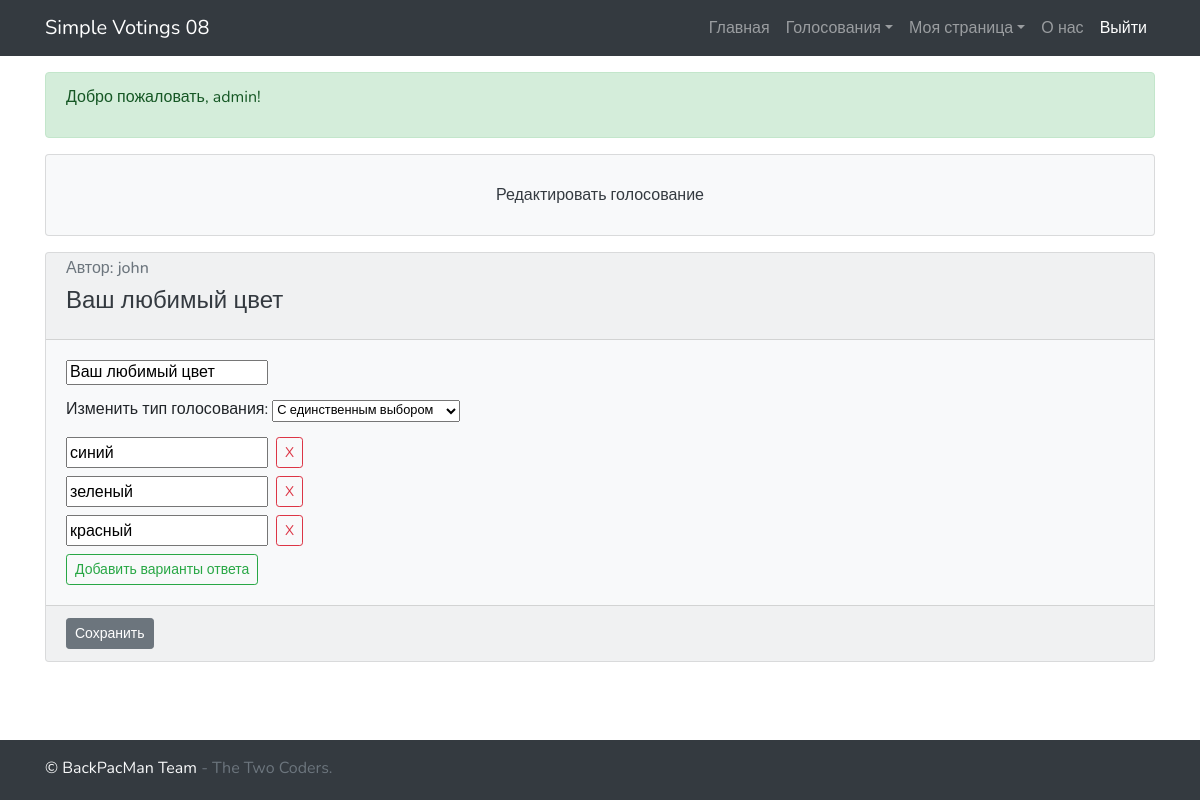
The page /edit/8/ (signed in) on the database as committed earlier.
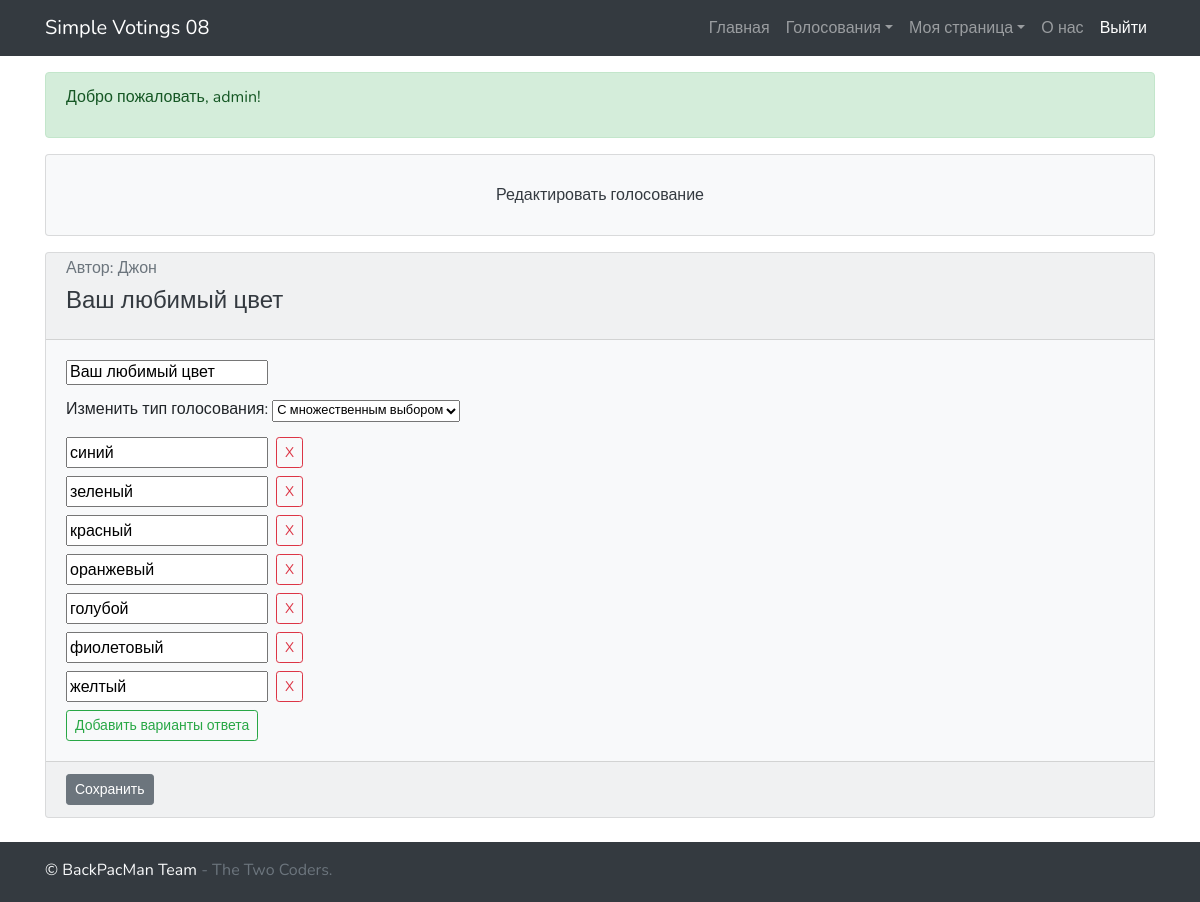
The same page on the database as committed later.
### main_app/models.py (models this page shows, shortened)
class Voting(models.Model):
    question = models.CharField(max_length=50)
    type = models.CharField(max_length=20, default='radio')  # radio, checkbox, text_input
    author = models.ForeignKey(get_user_model(), on_delete=models.CASCADE)
    def options(self):
        return Options.objects.filter(voting_id=self.id)
    def voting_view(self):
        return "/voting/" + str(self.id)

class Options(models.Model):
    voting = models.ForeignKey(to=Voting, on_delete=models.CASCADE)
    option = models.CharField(max_length=50)

### main_app/views.py (the view, shortened to what this page needs)
# urls.py: path('edit/<str:id>/', edit),
@login_required()
def edit(request, id):
    v = models.Voting.objects.get(id=id)
    context = {
        'voting': v,
        'pagetitle': 'Редактировать голосование',
        'menu': get_menu_context(request),
        'user': request.user,
        'main_message': 'Редактировать голосование',
        'auth_msg': greeting(request),
        'result': '',
        'id': id,
        'voting_types': voting_types(v.type)
    }
    return render(request, 'edit.html', context)

### main_app/views.py (called while the page is built)
def get_menu_context(request):
    menu_login = []
    if request.user.is_authenticated:
        menu_login.append({'url': '/logout/', 'name': 'Выйти'})
    else:
        menu_login += [{'url': '/signup/', 'name': 'Регистрация'},
                       {'url': '/login/', 'name': 'Войти'}]
    menu = [
        menu_login,
        {'url': '/', 'name': 'Главная'},
        {'url': '', 'name': 'Голосования',
         'dropdown': [
             {'url': '/home/', 'name': 'Просмотреть все'},
             {'url': '/create/', 'name': 'Создать'},
         ]},
        {'url': '/', 'name': 'Моя страница',
         'dropdown': [
             {'url': '/profile/' + str(request.user.id), 'name': 'Профиль'},
             {'url': '/edit_profile/', 'name': 'Редактировать'},
         ]},
        {'url': '/about/', 'name': 'О нас'},
    ]
    return menu

### main_app/templates/edit.html (shortened to what this page needs)
{% extends 'basic.html' %}
{% block main %}
{% block custom_js %}
{% load static %}
{% endblock %}
<div class="mb-4">
    {% include 'forms/edit.html' with action='#' %}
</div>
{% endblock %}

### main_app/templates/forms/edit.html (shortened to what this page needs)
{% extends 'forms/voting_basic.html' %}
{% block before %}
<h6 class="card-title"><input type="text" name="title" value="{{voting.question}}"></h6>
{% endblock %}
{% block main %}
<div class="my-2">
    <label>Изменить тип голосования:</label>
    <select id="myList" name="voting_type" class="small">
        {% for type in voting_types %}
        <option value="{{type.type}}">{{type.value}}</option>
        {% endfor %}
    </select>
</div>
<div class="container" id="options_container">
    {% for option in voting.options %}
    <div class="row mt-2">
        <input type="text" name="option_{{ option.id }}" value="{{option.option}}" id="{{option.id}}">
        <input type="button" class="btn btn-outline-danger btn-sm ml-2"
               name="del_{{option.id}}" value="X" id="del_{{option.id}}" onclick="delete_option({{option.id}})">
    </div>
    {% empty %}
    {{ onempty_message|default:"Пустое голосование" }}
    {% endfor %}
</div>
<div class=" mt-2">
    <button type="button" id='adder' class="btn btn-outline-success btn-sm" onclick="add_option()">Добавить варианты
        ответа
    </button>
</div>
{% endblock %}
{% block after%}
<div class="card-footer">
    <input type="submit" class="btn btn-secondary btn-sm" name="save" value="Сохранить">
</div>
{% endblock %}

### main_app/templates/forms/basic.html (shortened to what this page needs)
<form method="{% block method %}{{ method|default:'POST' }}{% endblock %}"
      action="{% block action %}{{ action|default:'/' }}{% endblock %}" id="voting_form">
    <div class="card bg-light">
        <div class="card-header" >
            <h6 class="card-subtitle mb-2 text-muted">Автор:
                {% if voting.author.first_name %} {{ voting.author.first_name }}
                {% else %} {{ voting.author }} {% endif %} </h6>
            <h4 class="card-title"><a href="{{voting.voting_view}}" class="text-dark"> {{ voting.question }}</a></h4>
        </div>
        <div {% if expand %} class="collapse" {% endif %} id="voting_{{voting.id}}">
            <div class="card-body">
                {% block before %}{% endblock %}
                {% block main %}{% endblock %}
            </div>
            {% block after %}{% endblock %}
        </div>
    </div>
</form>

Rows that differ between the two databases and show on the page:
changed Voting "Ваш любимый цвет": author.first_name (not shown) → "Джон"; author "john" → (not shown)
added Options: option "оранжевый"
added Options: option "голубой"
added Options: option "фиолетовый"
added Options: option "желтый"
Other text that changed with them:
form field voting_type: "С единственным выбором" → "С множественным выбором"
